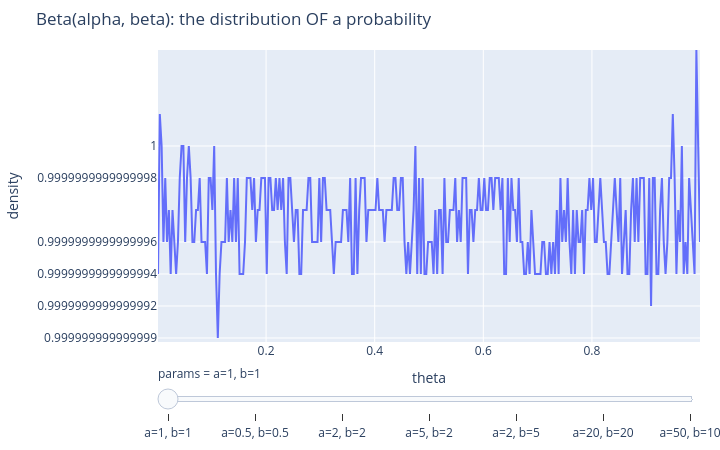

This figure's notebook cell:
### Markdown cell above
## 2. ベータ分布 — 「確率の確率」

$\mathrm{Beta}(\alpha, \beta)$ は $[0, 1]$ 上の分布で、**確率そのものの不確実性** を表します。
本書の主役です。覚え方はひとつだけ:

> $\alpha - 1$ 回の成功と $\beta - 1$ 回の失敗を「すでに見た」状態の信念

- $\mathrm{Beta}(1,1)$ = 一様(何も知らない)
- $\alpha, \beta$ を大きく = 確信が強い(分布が尖る)
- $\alpha/(\alpha+\beta)$ = 平均(成功率の見込み)

下の Plotly スライダーで形の変化を体感してください(静的 HTML でも動きます)。

### Code cell
# Beta distribution shapes: slider over (alpha, beta) pairs.
theta = np.linspace(0.001, 0.999, 300)
frames = []
for a, b in [(1, 1), (0.5, 0.5), (2, 2), (5, 2), (2, 5), (20, 20), (50, 10)]:
    frames.append((f"a={a}, b={b}",
                   [(f"Beta({a},{b})", stats.beta(a, b).pdf(theta), None)]))
fig = viz.plotly_curve_slider(theta, frames, slider_name="params",
                              title="Beta(alpha, beta): the distribution OF a probability")
fig.update_xaxes(title="theta")
fig.update_yaxes(title="density")
fig.show()

### Figure 1 — Plotly figure (JSON) as saved in the notebook; plotly's stock layout.template omitted (floating-point values rounded to 4 significant figures; data arrays with more than 128 entries replaced by an {"elided": "..."} marker saying what was removed)
{"data": [{"mode": "lines", "name": "Beta(1,1)", "type": "scatter", "x": {"elided": "300 float values"}, "y": {"elided": "300 float values"}}], "layout": {"height": 450, "margin": {"b": 30, "l": 60, "r": 20, "t": 50}, "sliders": [{"currentvalue": {"prefix": "params = "}, "steps": [{"args": [["a=1, b=1"], {"frame": {"duration": 0, "redraw": true}, "mode": "immediate"}], "label": "a=1, b=1", "method": "animate"}, {"args": [["a=0.5, b=0.5"], {"frame": {"duration": 0, "redraw": true}, "mode": "immediate"}], "label": "a=0.5, b=0.5", "method": "animate"}, {"args": [["a=2, b=2"], {"frame": {"duration": 0, "redraw": true}, "mode": "immediate"}], "label": "a=2, b=2", "method": "animate"}, {"args": [["a=5, b=2"], {"frame": {"duration": 0, "redraw": true}, "mode": "immediate"}], "label": "a=5, b=2", "method": "animate"}, {"args": [["a=2, b=5"], {"frame": {"duration": 0, "redraw": true}, "mode": "immediate"}], "label": "a=2, b=5", "method": "animate"}, {"args": [["a=20, b=20"], {"frame": {"duration": 0, "redraw": true}, "mode": "immediate"}], "label": "a=20, b=20", "method": "animate"}, {"args": [["a=50, b=10"], {"frame": {"duration": 0, "redraw": true}, "mode": "immediate"}], "label": "a=50, b=10", "method": "animate"}]}], "title": {"text": "Beta(alpha, beta): the distribution OF a probability"}, "width": 720, "xaxis": {"title": {"text": "theta"}}, "yaxis": {"title": {"text": "density"}}}}
